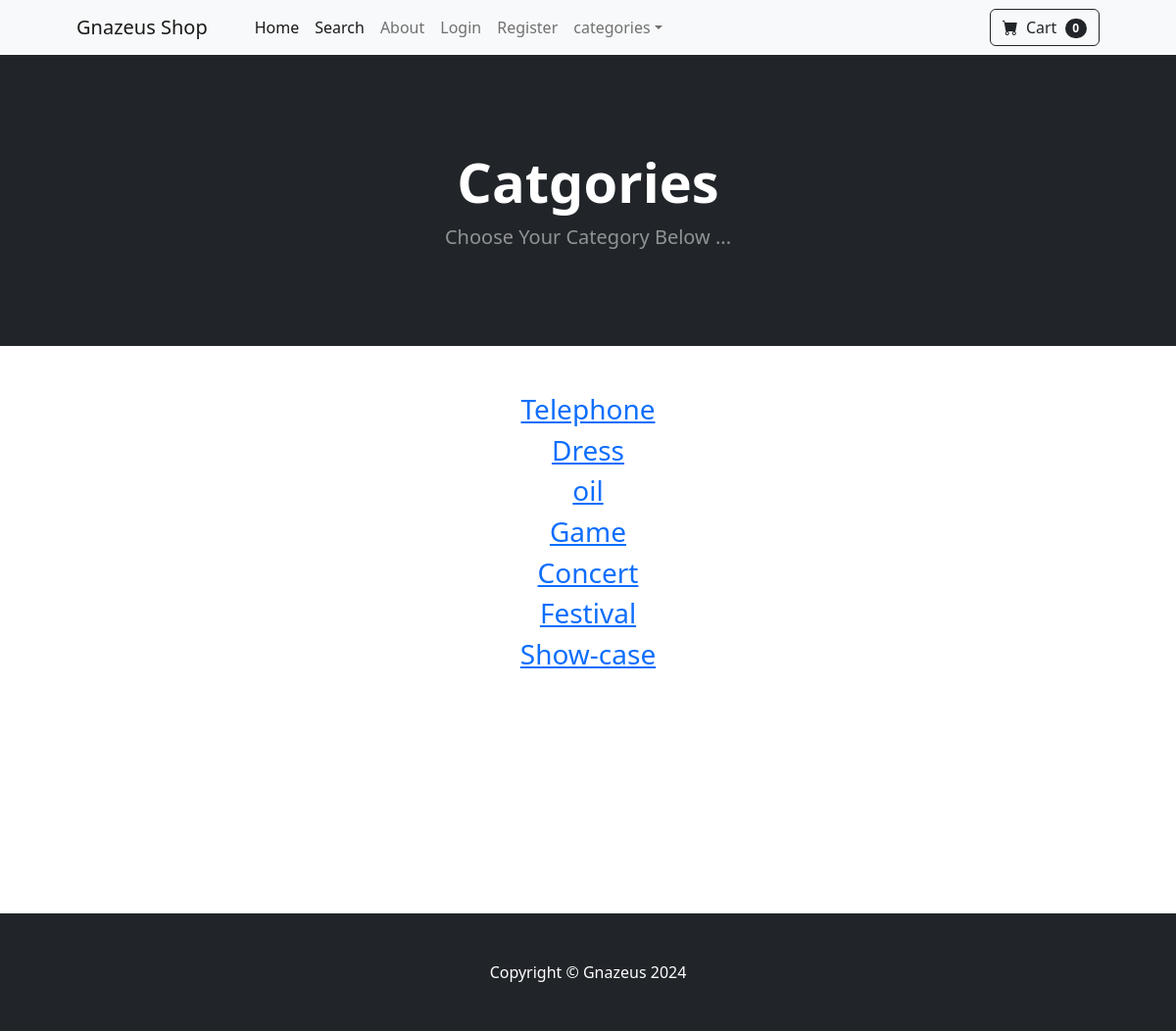
/category_summary/, run on an earlier commit of the app's database.
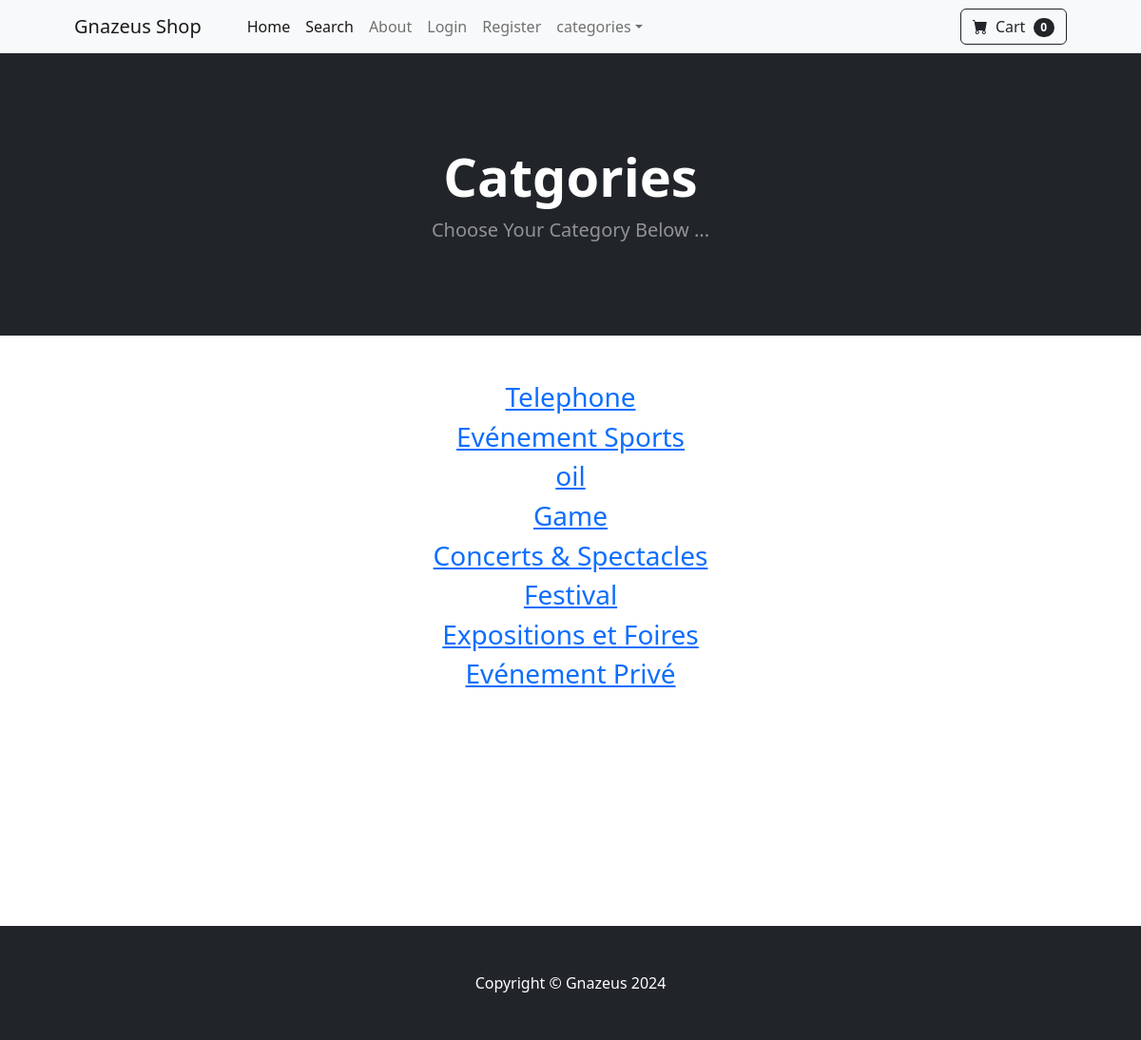
And on a later commit of the database.
### store/models.py (models this page shows)
class Category(models.Model):
    name = models.CharField(max_length=50)
    def __str__(self):
        return self.name

### store/views.py (the view)
# urls.py: path('category_summary/', views.category_summary, name='category_summary' ),
def category_summary(request):
    categories = Category.objects.all()
    return render(request,'category_summary.html',{ "categories":categories})

### cart/cart.py (called while the page is built)
    def __len__(self):
        return len(self.cart)

### cart/context_processors.py (called while the page is built)
def cart(request):
    return {'cart': Cart(request)}

### store/templates/category_summary.html
{% extends 'base.html' %}
{% block content %}
<header class="bg-dark py-5">
   <div class="container px-4 px-lg-5 my-5">
       <div class="text-center text-white">
           <h1 class="display-4 fw-bolder">Catgories</h1>
           <p class="lead fw-normal text-white-50 mb-0">Choose Your Category Below ...</p>
       </div>
   </div>
</header>
<div class="container">
   <div class="row">
       <center>
           <div class="=col-8">
               <br/><br/>
               {% for category in categories %}
               <h3><a href="{% url 'category' category %}">{{ category }}
               </a></h3>
               {% endfor %}
               <br/><br/><br/><br/><br/><br/><br/><br/>
               <br/><br/>
           </div>
       </center>
   </div>
</div>
{% endblock %}

What changed in the data, as far as the page shows it:
removed Category: name "Show-case"
changed Category: name "Dress" → "Evénement Sports"
changed Category: name "Concert" → "Concerts & Spectacles"
added Category: name "Expositions et Foires"
added Category: name "Evénement Privé"
